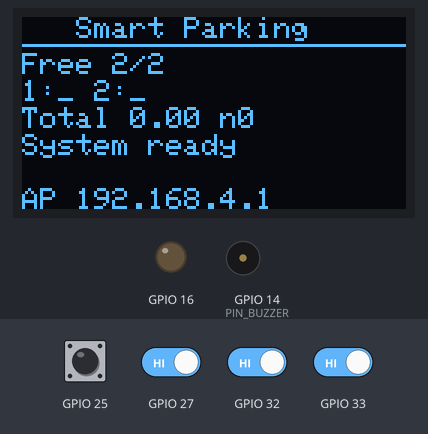
A sketch run on a simulated ESP32. On the bench: 128×64 one-colour display, output pins drawn as LEDs (lit = HIGH), buzzer (waves = sounding, pin HIGH). The inputs (shaded band) are chosen by the test bench; at power-on: GPIO 27, GPIO 32, GPIO 33 HIGH, GPIO 25 LOW. WiFi joins after 1.5 s; servers stay silent unless stated; what the sketch prints to the serial monitor is not drawn.

Above: at 1.5 s.
1.6 s: GPIO 25 pulled HIGH for 0.15 s
At 2.7 s:
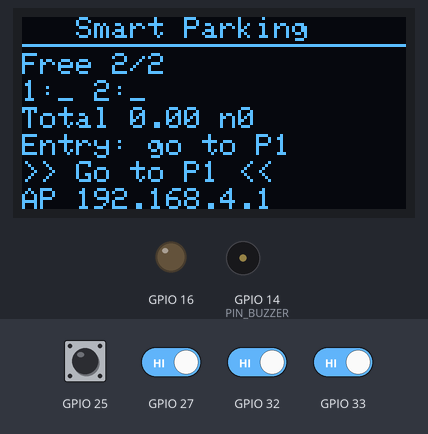
3.3 s: GPIO 27 driven LOW
At 4.25 s:
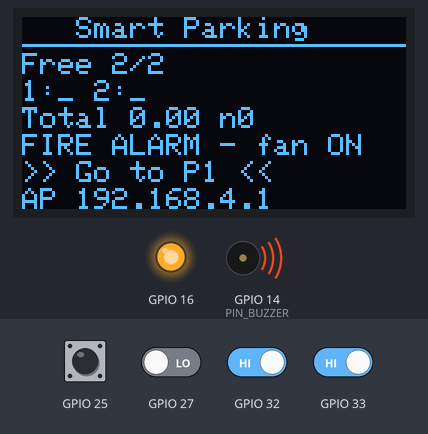
5.6 s: GPIO 32 driven LOW
At 6.2 s:
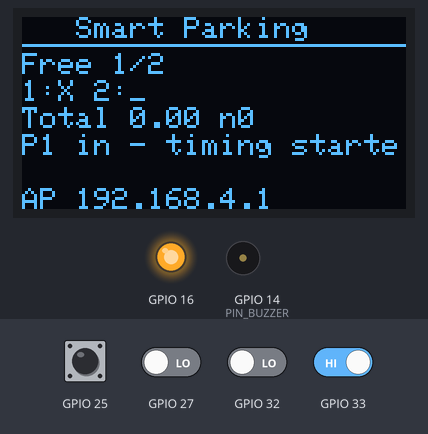
8.1 s: GPIO 33 driven LOW
At 8.7 s:
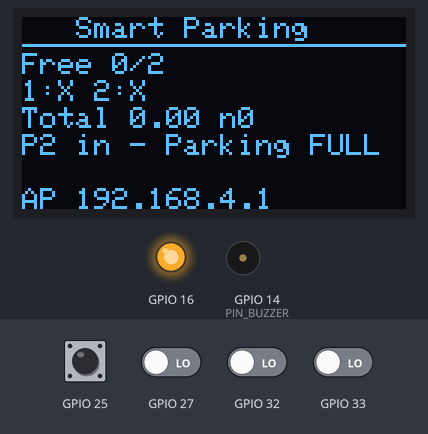
10.6 s: GPIO 25 pulled HIGH for 1 s
At 11.43 s:
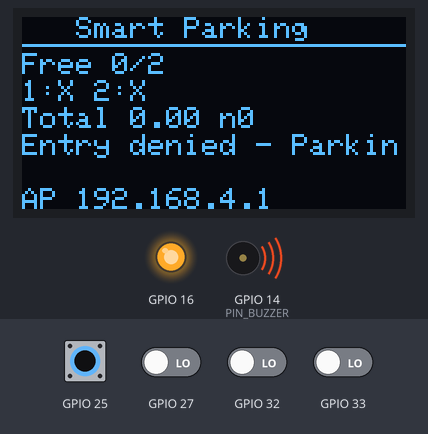
12.2 s: GPIO 27 driven HIGH
At 14.8 s:
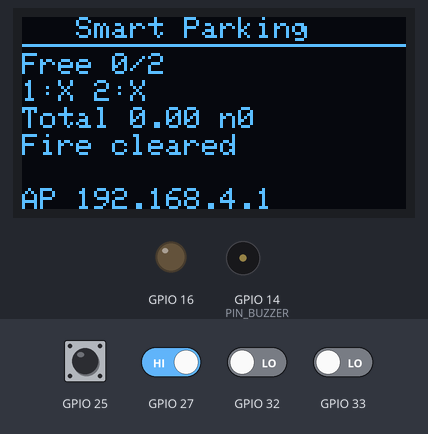
Timing chart, 0 to 16.2 s (numbered marks = the images above; inputs shaded):
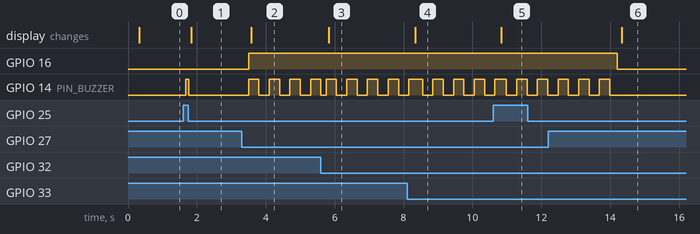

The sketch:

parking-system.ino
```cpp
// =====================================================================
// parking-system.ino — 基于 ESP32 的智能停车场管理系统（简化版）
//
// 本期方案：红外车位识别 + 车位管理 + 按时长计费（无 RFID、无闸机）。
//
// 主程序只负责初始化与调度，业务逻辑全部在 src/ 各模块中：
//   SlotManager     红外车位传感器 + 占用判定（去抖）
//   ParkingManager  主业务：识别车辆进出、触发计费、生成状态快照
//   BillingService  按时长计费 + 营收/记录统计
//   AlertService    蜂鸣器提示
//   SafetyService   火灾报警（火焰传感器 + 风扇联动）
//   DisplayService  OLED SSD1306 显示
//   WebDashboard    Wi-Fi + 网页 + JSON API
//
// 引脚见 config/Pins.h，参数与功能开关见 config/Settings.h。
// 主循环为 millis() 非阻塞调度，禁止长时间 delay()。
// =====================================================================

#include "config/Pins.h"
#include "config/Settings.h"
#include "src/ParkingTypes.h"
#include "src/SlotManager.h"
#include "src/AlertService.h"
#include "src/BillingService.h"
#include "src/SafetyService.h"
#include "src/DisplayService.h"
#include "src/ParkingManager.h"
#include "src/WebDashboard.h"

SlotManager     slotManager;
AlertService    alertService;
BillingService  billingService;
SafetyService   safetyService;
DisplayService  displayService;
ParkingManager  parkingManager;
WebDashboard    webDashboard;

void setup() {
    Serial.begin(SERIAL_BAUD);
    delay(200);  // 仅启动时等待串口稳定，主循环中禁止此类 delay

    Serial.println();
    Serial.println("=============================================");
    Serial.println("  ESP32 Smart Parking System (slots + billing)");
    Serial.println("=============================================");
    Serial.printf("Features: OLED=%d WEB=%d BUZZER=%d DEBUG=%d\n",
                  ENABLE_DISPLAY, ENABLE_WEB, ENABLE_BUZZER, ENABLE_DEBUG_SERIAL);
    Serial.printf("Slots: %u, free %lus then %lu cents/min\n",
                  TOTAL_PARKING_SLOTS, (unsigned long)PARKING_FREE_PERIOD_SEC,
                  (unsigned long)PARKING_RATE_PER_MIN_CENTS);

    // 各模块初始化（每个 begin 自行打印状态）
    alertService.begin();
    displayService.begin();
    slotManager.begin();
    billingService.begin();
    safetyService.begin(&alertService);
    parkingManager.begin(&slotManager, &alertService, &billingService, &safetyService);
    webDashboard.begin(&parkingManager);

    Serial.println("[Boot] setup complete, entering main loop");
}

void loop() {
    const uint32_t now = millis();

    // 输入采集
    slotManager.update(now);
    safetyService.update(now);  // 火焰检测 + 报警/风扇状态机

    // 业务决策（识别车辆进出 + 触发计费）
    parkingManager.update(now);

    // 执行器与输出
    alertService.update(now);
    displayService.update(now, parkingManager.status(), webDashboard.networkSummary());
    webDashboard.update(now);
}
```

AlertService.cpp
```cpp
#include "AlertService.h"

void AlertService::buzzerWrite(bool on) {
#if ENABLE_BUZZER
    digitalWrite(PIN_BUZZER, on ? BUZZER_ACTIVE_LEVEL : !BUZZER_ACTIVE_LEVEL);
#else
    (void)on;
#endif
    _isOn = on;
}

void AlertService::begin() {
#if ENABLE_BUZZER
    pinMode(PIN_BUZZER, OUTPUT);
    buzzerWrite(false);
    LOG_PRINTF("[Alert] init OK, buzzer on GPIO %u, active level=%s\n",
               PIN_BUZZER, BUZZER_ACTIVE_LEVEL == HIGH ? "HIGH" : "LOW");
#else
    LOG_PRINTLN("[Alert] disabled by ENABLE_BUZZER=0");
#endif
}

void AlertService::play(AlertPattern pattern) {
#if !ENABLE_BUZZER
    (void)pattern;
    return;
#else
    _pattern = pattern;
    _loop    = false;

    switch (pattern) {
        case AlertPattern::ENTER:
            _beepsLeft = 1;
            _onMs      = BEEP_SHORT_MS;
            _offMs     = BEEP_GAP_MS;
            break;
        case AlertPattern::EXIT:
            _beepsLeft = 2;
            _onMs      = BEEP_SHORT_MS;
            _offMs     = BEEP_GAP_MS;
            break;
        case AlertPattern::FULL:
            _beepsLeft = 1;
            _onMs      = BEEP_LONG_MS;
            _offMs     = BEEP_GAP_MS;
            break;
        case AlertPattern::ALARM:
            _beepsLeft = 1;
            _loop      = true;
            _onMs      = ALARM_INTERVAL_MS;
            _offMs     = ALARM_INTERVAL_MS;
            break;
        case AlertPattern::NONE:
        default:
            stopAll();
            return;
    }

    // 立即进入第一段"响"
    _active   = true;
    _nextAtMs = millis() + _onMs;
    buzzerWrite(true);
#endif
}

void AlertService::stopAll() {
    _active    = false;
    _loop      = false;
    _beepsLeft = 0;
    _pattern   = AlertPattern::NONE;
    buzzerWrite(false);
}

void AlertService::update(uint32_t now) {
    if (!_active || (int32_t)(now - _nextAtMs) < 0) {
        return;
    }

    if (_isOn) {
        // "响"结束 -> 进入"停"
        buzzerWrite(false);
        if (!_loop) {
            --_beepsLeft;
        }
        if (_beepsLeft == 0 && !_loop) {
            _active = false;
            return;
        }
        _nextAtMs = now + _offMs;
    } else {
        // "停"结束 -> 下一段"响"
        buzzerWrite(true);
        _nextAtMs = now + _onMs;
    }
}
```

AlertService.h
```cpp
#pragma once
#include <Arduino.h>
#include "../config/Pins.h"
#include "../config/Settings.h"
#include "ParkingTypes.h"

// =====================================================================
// AlertService — 蜂鸣器提示（有源蜂鸣器，电平驱动）
//
// 节奏（全部 millis() 非阻塞）：
//  - ENTER：短响 1 次（车辆入场）
//  - EXIT ：短响 2 次（车辆离场已计费）
//  - FULL ：长响 1 次（车位已满）
//  - ALARM：循环间隔响，直到 stopAll()（Phase 2 烟雾/火焰预留）
// =====================================================================
class AlertService {
public:
    void begin();
    void update(uint32_t now);

    // 播放一种节奏（会打断当前正在播放的节奏）
    void play(AlertPattern pattern);

    // 停止所有声音（含 ALARM 循环）
    void stopAll();

    bool alarmActive() const { return _active && _pattern == AlertPattern::ALARM; }

private:
    void buzzerWrite(bool on);

    AlertPattern _pattern   = AlertPattern::NONE;
    bool         _active    = false;
    bool         _isOn      = false;
    uint8_t      _beepsLeft = 0;      // 剩余响声次数（ALARM 循环不递减）
    bool         _loop      = false;
    uint32_t     _onMs      = 0;
    uint32_t     _offMs     = 0;
    uint32_t     _nextAtMs  = 0;
};
```

BillingService.cpp
```cpp
#include "BillingService.h"

void BillingService::begin() {
    reset();
    LOG_PRINTF("[Bill] init OK, free %lus then %lu cents/min\n",
               (unsigned long)PARKING_FREE_PERIOD_SEC,
               (unsigned long)PARKING_RATE_PER_MIN_CENTS);
}

uint32_t BillingService::computeFeeCents(uint32_t durationMs) const {
    // 免费时长内不计费（短暂停靠 / 误触发不收费）
    if (durationMs <= PARKING_FREE_PERIOD_SEC * 1000UL) {
        return 0;
    }
    // 向上取整到分钟：ceil(durationMs / 60000)
    const uint32_t minutes = (durationMs + 60000UL - 1) / 60000UL;
    return minutes * PARKING_RATE_PER_MIN_CENTS;
}

uint32_t BillingService::recordSession(uint8_t slotId, uint32_t durationMs) {
    const uint32_t fee = computeFeeCents(durationMs);

    _totalRevenueCents += fee;
    ++_sessionCount;

    _log[_head].slotId     = slotId;
    _log[_head].durationMs = durationMs;
    _log[_head].feeCents   = fee;
    _head = (_head + 1) % MAX_SESSION_LOG;
    if (_recentCount < MAX_SESSION_LOG) {
        ++_recentCount;
    }

    LOG_PRINTF("[Bill] slot %u parked %lums -> fee %lu cents (total %lu, count %lu)\n",
               slotId, (unsigned long)durationMs, (unsigned long)fee,
               (unsigned long)_totalRevenueCents, (unsigned long)_sessionCount);
    return fee;
}

void BillingService::reset() {
    _totalRevenueCents = 0;
    _sessionCount      = 0;
    _recentCount       = 0;
    _head              = 0;
    for (uint8_t i = 0; i < MAX_SESSION_LOG; ++i) {
        _log[i] = ParkingSession{};
    }
}

ParkingSession BillingService::recent(uint8_t i) const {
    if (i >= _recentCount) {
        return ParkingSession{};
    }
    // _head 指向下一个写入位（即最旧记录之后）；最近一条在 _head-1。
    const uint8_t idx = (_head + MAX_SESSION_LOG - 1 - i) % MAX_SESSION_LOG;
    return _log[idx];
}
```

BillingService.h
```cpp
#pragma once
#include <Arduino.h>
#include "../config/Settings.h"
#include "ParkingTypes.h"

// =====================================================================
// BillingService — 停车计费与营收统计（纯软件，不接任何硬件）
//
// 职责：
//  - 按时长计算单次停车费用（规则见 Settings.h 的计费段注释）
//  - 累计总收入与停车次数
//  - 保留最近 MAX_SESSION_LOG 条停车记录（环形覆盖，recent(0) 最新）
//
// 说明："收费"在本项目中仅指本地费用计算与展示，不涉及任何真实支付。
// =====================================================================
class BillingService {
public:
    void begin();

    // 纯函数：根据停留时长计算费用（分）。不改变任何统计。
    uint32_t computeFeeCents(uint32_t durationMs) const;

    // 结算一次停车：计算费用、累加营收与次数、写入最近记录，返回本次费用（分）。
    uint32_t recordSession(uint8_t slotId, uint32_t durationMs);

    // 清零所有统计与记录（Web 重置 / 演示收尾用）
    void reset();

    uint32_t totalRevenueCents() const { return _totalRevenueCents; }
    uint32_t sessionCount()      const { return _sessionCount; }

    uint8_t recentCount() const { return _recentCount; }
    // i = 0 为最近一条；越界返回空记录
    ParkingSession recent(uint8_t i) const;

private:
    uint32_t       _totalRevenueCents = 0;
    uint32_t       _sessionCount      = 0;
    ParkingSession _log[MAX_SESSION_LOG];
    uint8_t        _recentCount       = 0;  // 已填充条数（<= MAX_SESSION_LOG）
    uint8_t        _head              = 0;  // 下一个写入位置（环形）
};
```

DisplayService.cpp
```cpp
#include "DisplayService.h"

#if ENABLE_DISPLAY

#include <Wire.h>
#include <Adafruit_GFX.h>

bool DisplayService::begin() {
    Wire.begin(PIN_I2C_SDA, PIN_I2C_SCL);
    _oled = new Adafruit_SSD1306(OLED_WIDTH, OLED_HEIGHT, &Wire, -1);

    if (!_oled->begin(SSD1306_SWITCHCAPVCC, OLED_I2C_ADDRESS)) {
        LOG_PRINTF("[OLED] init FAILED at 0x%02X (检查接线/地址, 部分模块为 0x3D)\n",
                   OLED_I2C_ADDRESS);
        delete _oled;  // 初始化失败即释放，无屏运行时不白占内存
        _oled = nullptr;
        _ok   = false;
        return false;
    }
    _ok = true;
    LOG_PRINTF("[OLED] init OK at 0x%02X (%ux%u)\n",
               OLED_I2C_ADDRESS, OLED_WIDTH, OLED_HEIGHT);
    splash();
    return true;
}

void DisplayService::splash() {
    _oled->clearDisplay();
    _oled->setTextColor(SSD1306_WHITE);
    _oled->setTextSize(2);
    _oled->setCursor(10, 8);
    _oled->print("Smart");
    _oled->setCursor(10, 28);
    _oled->print("Parking");
    _oled->setTextSize(1);
    _oled->setCursor(10, 52);
    _oled->print("booting...");
    _oled->display();
}

void DisplayService::update(uint32_t now, const ParkingStatus& st, const char* netInfo) {
    if (!_ok || _oled == nullptr || now - _lastDrawMs < DISPLAY_REFRESH_MS) {
        return;
    }
    _lastDrawMs = now;

    char line[24];
    _oled->clearDisplay();
    _oled->setTextSize(1);
    _oled->setTextColor(SSD1306_WHITE);

    _oled->setCursor(0, 0);
    _oled->print("   Smart Parking");
    _oled->drawFastHLine(0, 9, OLED_WIDTH, SSD1306_WHITE);

    snprintf(line, sizeof(line), "Free %u/%u", st.freeSlots, st.totalSlots);
    _oled->setCursor(0, 12);
    _oled->print(line);

    // 车位地图：X=占用，_=空闲
    _oled->setCursor(0, 21);
    for (uint8_t i = 0; i < st.totalSlots && i < MAX_PARKING_SLOTS; ++i) {
        snprintf(line, sizeof(line), "%u:%c ", i + 1, st.slotOccupied[i] ? 'X' : '_');
        _oled->print(line);
    }

    // 累计收入（元）+ 停车次数；OLED 字库为 ASCII，货币符号只在网页显示
    char money[12];
    formatMoneyCents(money, sizeof(money), st.totalRevenueCents);
    snprintf(line, sizeof(line), "Total %s n%lu", money, (unsigned long)st.sessionCount);
    _oled->setCursor(0, 30);
    _oled->print(line);

    snprintf(line, sizeof(line), "%.21s", st.lastMessage);
    _oled->setCursor(0, 39);
    _oled->print(line);

#if ENABLE_ENTRY_GUIDE
    // 车位引导行：有分配时"喊"目标车位
    if (st.assignedSlot > 0) {
        snprintf(line, sizeof(line), ">> Go to P%u <<", st.assignedSlot);
        _oled->setCursor(0, 48);
        _oled->print(line);
    }
#endif

    snprintf(line, sizeof(line), "%.21s", netInfo != nullptr ? netInfo : "");
    _oled->setCursor(0, 57);
    _oled->print(line);

    _oled->display();
}

#else  // !ENABLE_DISPLAY — 空实现，保证关闭功能后仍可编译

bool DisplayService::begin() {
    LOG_PRINTLN("[OLED] disabled by ENABLE_DISPLAY=0");
    return false;
}

void DisplayService::update(uint32_t now, const ParkingStatus& st, const char* netInfo) {
    (void)now;
    (void)st;
    (void)netInfo;
}

#endif  // ENABLE_DISPLAY
```

DisplayService.h
```cpp
#pragma once
#include <Arduino.h>
#include "../config/Pins.h"
#include "../config/Settings.h"
#include "ParkingTypes.h"

#if ENABLE_DISPLAY
#include <Adafruit_SSD1306.h>
#endif

// =====================================================================
// DisplayService — OLED SSD1306 (I2C) 状态显示
//
// 设计：
//  - ENABLE_DISPLAY=0 时不引用 Adafruit 库，模块退化为空实现仍可编译
//  - 初始化失败（地址不对/没接屏）只警告，不影响系统其余功能
//  - 每 DISPLAY_REFRESH_MS 重绘一次，由主循环驱动，非阻塞
//
// 128x64 字号 1 共 8 行，布局：
//   Smart Parking
//   ----------------
//   Free 3/4
//   1:_ 2:X 3:_ 4:_      (车位地图, X=占用 _=空闲)
//   Total 12.50  n3      (累计收入/元 + 停车次数；OLED 用纯数字不带货币符号)
//   <最近事件消息>        (如 "P2 left 03:12  1.50")
//   <网络状态/IP>
// =====================================================================
class DisplayService {
public:
    // 返回是否初始化成功；失败时后续 update 自动跳过
    bool begin();

    // netInfo 由 WebDashboard 提供，如 "IP 192.168.1.5" / "AP 192.168.4.1"
    void update(uint32_t now, const ParkingStatus& st, const char* netInfo);

private:
    void splash();

    bool     _ok         = false;
    uint32_t _lastDrawMs = 0;
#if ENABLE_DISPLAY
    Adafruit_SSD1306* _oled = nullptr;
#endif
};
```

ParkingManager.h
```cpp
#pragma once
#include <Arduino.h>
#include "../config/Settings.h"
#include "ParkingTypes.h"
#include "SlotManager.h"
#include "AlertService.h"
#include "BillingService.h"
#include "SafetyService.h"

// =====================================================================
// ParkingManager — 主业务逻辑（车辆识别 + 车位管理 + 计费触发）
//
// 流程（无 RFID、无闸机，全部由车位红外传感器驱动）：
//   车位 空闲 -> 占用：识别为车辆入场，开始计时（蜂鸣 1 短响）
//   车位 占用 -> 空闲：车辆离场，按停留时长结算费用（蜂鸣 2 短响）
//   占满全部车位：提示满位（蜂鸣 1 长响）
//
// 职责边界：
//  - 输入：SlotManager（车位占用状态 + 去抖）
//  - 输出：BillingService（计费/营收）、AlertService（提示音）
//  - OLED / Web 不直接被驱动，它们消费 status() 快照
// =====================================================================
class ParkingManager {
public:
    void begin(SlotManager* slots, AlertService* alerts, BillingService* billing,
               SafetyService* safety);
    void update(uint32_t now);

    // 给 OLED / Web 的只读状态快照
    ParkingStatus status() const;

    // Web 管理：清零累计收入与最近记录（演示收尾兜底）
    void resetStats();

#if ENABLE_SIM_MODE
    // 演示模式：网页按钮把"模拟车辆驶入/驶离"转发给 SlotManager，
    // 下一轮 update() 会按真实进出流程识别并计费。
    void simToggleSlot(uint8_t idx);
#endif

#if ENABLE_ENTRY_GUIDE
    // 智能入场事件：入口触摸感应触发或网页 POST /api/entry。
    // 有空位 -> 自动分配编号最小的空闲车位并引导（横幅/OLED/蜂鸣）；
    // 满位   -> 拒绝入场（长响提示）。
    void triggerEntry(uint32_t now);
#endif

private:
    void setMessage(const char* msg);
    void updateFireAlarm(uint32_t now);   // 火警状态变化 -> 消息同步
    void updateEntry(uint32_t now);       // 入口触摸去抖 + 分配超时作废

    SlotManager*    _slots   = nullptr;
    AlertService*   _alerts  = nullptr;
    BillingService* _billing = nullptr;
    SafetyService*  _safety  = nullptr;

    bool     _occupied[MAX_PARKING_SLOTS] = {false};  // 本管理器跟踪的车位状态
    uint32_t _enterMs[MAX_PARKING_SLOTS]  = {0};       // 车辆入场时刻（占用起算）
    char     _message[48]                 = "System ready";
    bool     _fireAlarmPrev               = false;     // 上一轮的火警状态（沿检测用）
#if ENABLE_ENTRY_GUIDE
    int8_t   _assignedSlot  = -1;     // 已分配待停入的车位下标，-1 = 无
    uint32_t _assignedAtMs  = 0;      // 分配时刻（超时作废用）
    bool     _entryRaw      = false;  // 入口触摸原始电平（去抖前）
    bool     _entryStable   = false;  // 去抖后的稳定状态
    uint32_t _entrySinceMs  = 0;      // 原始状态维持的起始时刻
#endif
};
```

ParkingTypes.h
```cpp
#pragma once
#include <Arduino.h>
#include "../config/Settings.h"

// =====================================================================
// ParkingTypes.h — 全局共享的状态枚举与数据结构
//
// 本期方案：红外车位识别 + 车位管理 + 按时长计费（无 RFID / 无闸机）。
// =====================================================================

// 蜂鸣器提示模式
enum class AlertPattern : uint8_t {
    NONE,
    ENTER,  // 车辆入场：短响 1 次
    EXIT,   // 车辆离场（已计费）：短响 2 次
    FULL,   // 车位已满：长响 1 次
    ALARM,  // 报警：循环间隔响（Phase 2 烟雾/火焰预留）
};

// 单个车位
struct ParkingSlot {
    uint8_t  id           = 0;      // 从 1 开始编号
    bool     occupied     = false;
    uint32_t lastChangeMs = 0;      // 最近一次状态变化时刻（millis）
};

// 一条已结算的停车记录（车辆离场时生成）
struct ParkingSession {
    uint8_t  slotId     = 0;        // 车位号（从 1 开始）
    uint32_t durationMs = 0;        // 停留时长
    uint32_t feeCents   = 0;        // 费用（分）
};

// 系统状态快照：ParkingManager 生成，OLED 与 Web 只读消费
struct ParkingStatus {
    uint8_t  totalSlots    = 0;
    uint8_t  occupiedSlots = 0;
    uint8_t  freeSlots     = 0;
    bool     slotOccupied[MAX_PARKING_SLOTS]   = {false};
    uint32_t slotDurationMs[MAX_PARKING_SLOTS] = {0};  // 占用车位的当前停留时长，空闲为 0

    uint32_t totalRevenueCents = 0;   // 自启动/重置以来的累计收入（分）
    uint32_t sessionCount      = 0;   // 已结算的停车次数

    ParkingSession recent[MAX_SESSION_LOG];  // 最近若干条记录，recent[0] 最新
    uint8_t        recentCount = 0;

    bool     fireAlarm       = false; // 火灾报警是否激活（ENABLE_FIRE_ALARM=0 时恒为 false）
    uint8_t  assignedSlot    = 0;     // 引导中的分配车位号（1 起），0 = 无分配

    char     lastMessage[48] = "System ready";
    uint32_t uptimeMs        = 0;
};

// ---------------------------------------------------------------
// 展示用格式化助手（OLED 与 Web 复用，避免重复实现）
// ---------------------------------------------------------------

// 金额：分 -> "12.50"（不含货币符号；OLED 直接用，网页前面再拼符号）
inline void formatMoneyCents(char* buf, size_t n, uint32_t cents) {
    snprintf(buf, n, "%lu.%02lu",
             (unsigned long)(cents / 100), (unsigned long)(cents % 100));
}

// 时长：毫秒 -> "MM:SS"（不足 1 小时）或 "H:MM:SS"
inline void formatDurationMs(char* buf, size_t n, uint32_t ms) {
    const uint32_t totalSec = ms / 1000;
    const uint32_t h = totalSec / 3600;
    const uint32_t m = (totalSec % 3600) / 60;
    const uint32_t s = totalSec % 60;
    if (h > 0) {
        snprintf(buf, n, "%lu:%02lu:%02lu",
                 (unsigned long)h, (unsigned long)m, (unsigned long)s);
    } else {
        snprintf(buf, n, "%02lu:%02lu", (unsigned long)m, (unsigned long)s);
    }
}
```

Source omitted: ParkingManager.cpp (5929 bytes), SafetyService.cpp (1861 bytes), SafetyService.h (992 bytes), SlotManager.cpp (3013 bytes), SlotManager.h (1374 bytes), WebDashboard.cpp (19180 bytes), WebDashboard.h (2121 bytes), Pins.h (1266 bytes), Settings.h (5826 bytes), WifiCredentials.example.h (616 bytes)

Measured:
- after the input at 1.6 s, GPIO 14 (PIN_BUZZER): LOW → HIGH after 0.08 s, → LOW 0.08 s later; the display: changes after 0.23 s (image 1)
- after the input at 3.3 s, GPIO 16: LOW → HIGH after 0.20 s; GPIO 14 (PIN_BUZZER): alternates HIGH for 0.30 s and LOW for 0.30 s, starting after 0.20 s; the display: changes after 0.28 s (image 2)
- after the input at 5.6 s, the display: changes after 0.23 s (image 3)
- after the input at 8.1 s, the display: changes after 0.23 s (image 4)
- after the input at 10.6 s, the display: changes after 0.23 s (image 5)
- after the input at 12.2 s, GPIO 16: HIGH → LOW after 2.0 s; GPIO 14 (PIN_BUZZER): goes on until 14.0 s, then stays LOW; the display: changes after 2.1 s (image 6)
